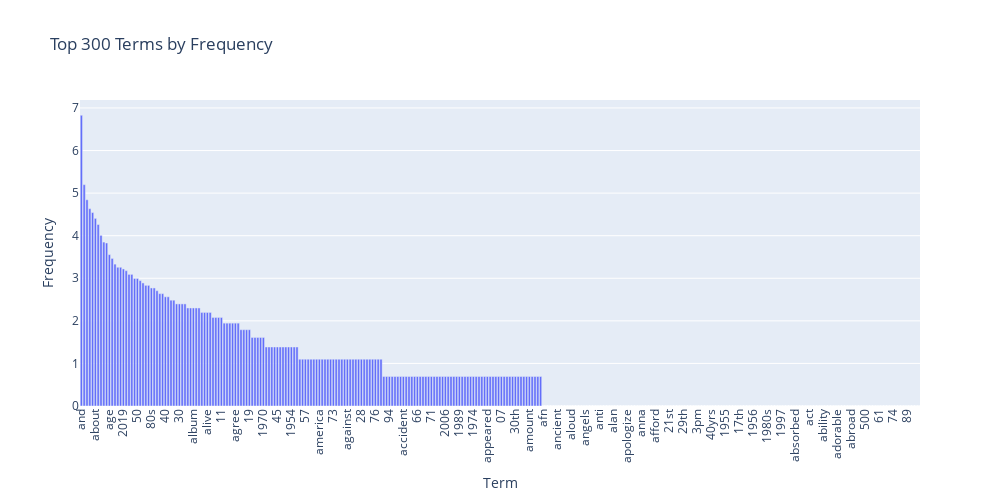

The notebook cell this image was saved under:
### Markdown cell above
### >>> **Exercise 15 (take home):** 
You can copy the code from the previous exercise and change the 'term_frequencies' variable for the 'term_frequencies_log', comment about the differences that you observe and talk about other possible insights that we can get from a log distribution.

### Code cell
# Answer here
top_terms_df = pd.DataFrame({
    'Term': count_vect.get_feature_names_out()[:300],
    'Frequency': [math.log(i) for i in term_frequencies[:300]]
})

# Sort the DataFrame by Frequency in descending order
top_terms_df = top_terms_df.sort_values(by='Frequency', ascending=False)

# Create a bar plot using Plotly
fig = px.bar(top_terms_df, x='Term', y='Frequency', title='Top 300 Terms by Frequency')
fig.update_layout(xaxis_tickangle=-90, width=1000, height=500)
fig.show()


# observation: 
# after log transformation, the frequency of terms are more evenly distributed

### Figure 1 — Plotly figure (JSON) as saved in the notebook; plotly's stock layout.template omitted (floating-point values rounded to 4 significant figures; data arrays with more than 128 entries replaced by an {"elided": "..."} marker saying what was removed)
{"data": [{"alignmentgroup": "True", "hovertemplate": "Term=%{x}<br>Frequency=%{y}<extra></extra>", "legendgroup": "", "marker": {"color": "#636efa", "pattern": {"shape": ""}}, "name": "", "offsetgroup": "", "orientation": "v", "showlegend": false, "textposition": "auto", "type": "bar", "x": {"elided": "300 str values"}, "xaxis": "x", "y": {"elided": "300 float values"}, "yaxis": "y"}], "layout": {"barmode": "relative", "height": 500, "legend": {"tracegroupgap": 0}, "title": {"text": "Top 300 Terms by Frequency"}, "width": 1000, "xaxis": {"anchor": "y", "domain": [0, 1], "tickangle": -90, "title": {"text": "Term"}}, "yaxis": {"anchor": "x", "domain": [0, 1], "title": {"text": "Frequency"}}}}
